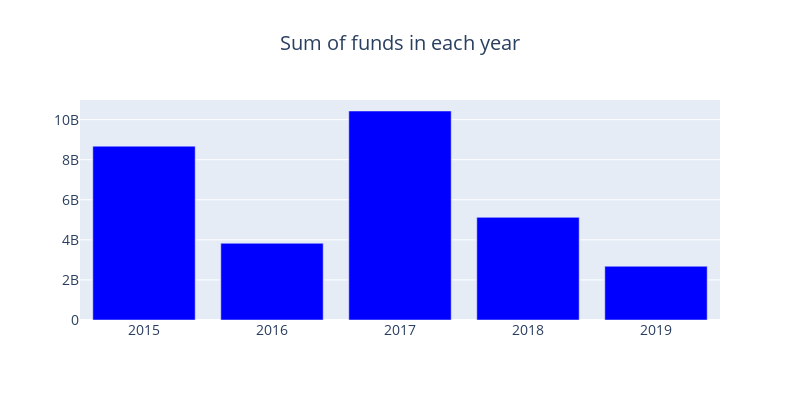

The notebook cell this image was saved under:
### Code cell
fig = go.Figure(data = data, layout = layout)
fig

### Figure 1 — Plotly figure (JSON) as saved in the notebook; plotly's stock layout.template omitted (floating-point values rounded to 4 significant figures)
{"data": [{"marker": {"color": "BLUE"}, "type": "bar", "x": [2015, 2016, 2017, 2018, 2019], "y": [8673018372, 3828088608, 10429309730, 5122367370, 2681000000.0]}], "layout": {"font": {"size": 14}, "height": 400, "title": {"text": "Sum of funds in each year", "x": 0.5}, "width": 800}}
